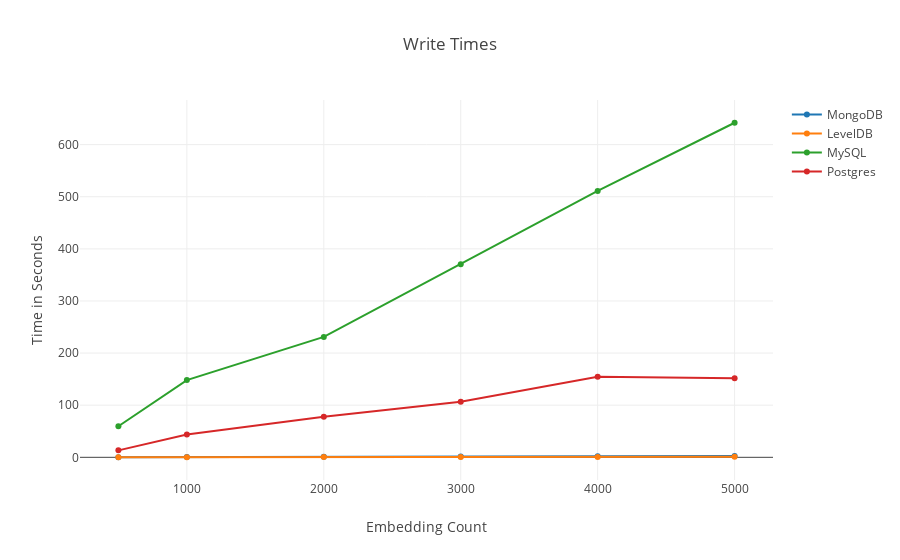

Source (notebook cell):
### Code cell
plotly.offline.init_notebook_mode(connected=True)

layout = plotly.graph_objs.Layout(title="Write Times",
                yaxis=dict(title='Time in Seconds'),
                xaxis=dict(title='Embedding Count'))

fig = plotly.graph_objs.Figure(data=data, layout=layout)

plotly.offline.iplot(fig, filename='scatter-write')

### Figure 1 — Plotly figure (JSON) as saved in the notebook; plotly's stock layout.template omitted (floating-point values rounded to 4 significant figures)
{"data": [{"mode": "lines+markers", "name": "MongoDB", "type": "scatter", "uid": "950371d0-af90-11e8-8bf3-94b86d86a98e", "x": [500, 1000, 2000, 3000, 4000, 5000], "y": [0.3139, 0.5939, 1.194, 1.679, 2.279, 2.683]}, {"mode": "lines+markers", "name": "LevelDB", "type": "scatter", "uid": "950371d1-af90-11e8-8bf3-94b86d86a98e", "x": [500, 1000, 2000, 3000, 4000, 5000], "y": [0.139, 0.171, 0.3788, 0.5008, 0.7033, 1.134]}, {"mode": "lines+markers", "name": "MySQL", "type": "scatter", "uid": "950371d2-af90-11e8-8bf3-94b86d86a98e", "x": [500, 1000, 2000, 3000, 4000, 5000], "y": [59.61, 148.1, 231.1, 370.5, 511.2, 642.0]}, {"mode": "lines+markers", "name": "Postgres", "type": "scatter", "uid": "950371d3-af90-11e8-8bf3-94b86d86a98e", "x": [500, 1000, 2000, 3000, 4000, 5000], "y": [13.33, 43.82, 77.79, 106.7, 154.5, 151.7]}], "layout": {"title": "Write Times", "xaxis": {"title": "Embedding Count"}, "yaxis": {"title": "Time in Seconds"}}}
